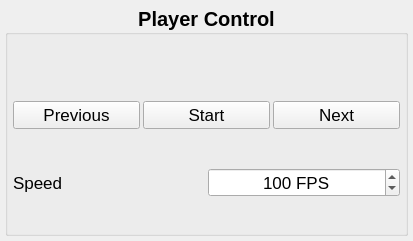
<?xml version="1.0" encoding="UTF-8"?>
<ui version="4.0">
 <class>Form</class>
 <widget class="QWidget" name="Form">
  <property name="geometry">
   <rect>
    <x>0</x>
    <y>0</y>
    <width>413</width>
    <height>241</height>
   </rect>
  </property>
  <property name="windowTitle">
   <string>Form</string>
  </property>
  <layout class="QHBoxLayout" name="horizontalLayout">
   <property name="spacing">
    <number>5</number>
   </property>
   <property name="leftMargin">
    <number>5</number>
   </property>
   <property name="topMargin">
    <number>5</number>
   </property>
   <property name="rightMargin">
    <number>5</number>
   </property>
   <property name="bottomMargin">
    <number>5</number>
   </property>
   <item>
    <widget class="QGroupBox" name="groupBox">
     <property name="font">
      <font>
       <pointsize>15</pointsize>
       <weight>75</weight>
       <bold>true</bold>
      </font>
     </property>
     <property name="title">
      <string>Player Control</string>
     </property>
     <property name="alignment">
      <set>Qt::AlignCenter</set>
     </property>
     <layout class="QVBoxLayout" name="verticalLayout">
      <property name="spacing">
       <number>3</number>
      </property>
      <property name="leftMargin">
       <number>5</number>
      </property>
      <property name="topMargin">
       <number>30</number>
      </property>
      <property name="rightMargin">
       <number>5</number>
      </property>
      <property name="bottomMargin">
       <number>0</number>
      </property>
      <item>
       <layout class="QHBoxLayout" name="layout">
        <item>
         <widget class="QPushButton" name="previous_button">
          <property name="font">
           <font>
            <pointsize>13</pointsize>
            <weight>50</weight>
            <bold>false</bold>
           </font>
          </property>
          <property name="toolTip">
           <string>Goes back one frame.

Stops a running simulation.</string>
          </property>
          <property name="text">
           <string>Previous</string>
          </property>
         </widget>
        </item>
        <item>
         <widget class="QPushButton" name="start_button">
          <property name="font">
           <font>
            <pointsize>13</pointsize>
            <weight>50</weight>
            <bold>false</bold>
           </font>
          </property>
          <property name="toolTip">
           <string>Starts/Stops a the player.</string>
          </property>
          <property name="text">
           <string>Start</string>
          </property>
         </widget>
        </item>
        <item>
         <widget class="QPushButton" name="next_button">
          <property name="font">
           <font>
            <pointsize>13</pointsize>
            <weight>50</weight>
            <bold>false</bold>
           </font>
          </property>
          <property name="toolTip">
           <string>Goes forward one frame.

Stops a running simulation.</string>
          </property>
          <property name="text">
           <string>Next</string>
          </property>
         </widget>
        </item>
       </layout>
      </item>
      <item>
       <layout class="QHBoxLayout" name="horizontalLayout_4">
        <item>
         <widget class="QLabel" name="label">
          <property name="font">
           <font>
            <pointsize>13</pointsize>
            <weight>50</weight>
            <bold>false</bold>
           </font>
          </property>
          <property name="toolTip">
           <string>Speed the player goes through the individual images in FPS (frames per second).</string>
          </property>
          <property name="text">
           <string>Speed</string>
          </property>
         </widget>
        </item>
        <item>
         <widget class="QSpinBox" name="spinBox">
          <property name="font">
           <font>
            <pointsize>13</pointsize>
            <weight>50</weight>
            <bold>false</bold>
           </font>
          </property>
          <property name="alignment">
           <set>Qt::AlignCenter</set>
          </property>
          <property name="keyboardTracking">
           <bool>false</bool>
          </property>
          <property name="suffix">
           <string> FPS</string>
          </property>
          <property name="minimum">
           <number>1</number>
          </property>
          <property name="maximum">
           <number>1000</number>
          </property>
          <property name="value">
           <number>100</number>
          </property>
         </widget>
        </item>
       </layout>
      </item>
     </layout>
    </widget>
   </item>
  </layout>
 </widget>
 <resources/>
 <connections/>
</ui>
